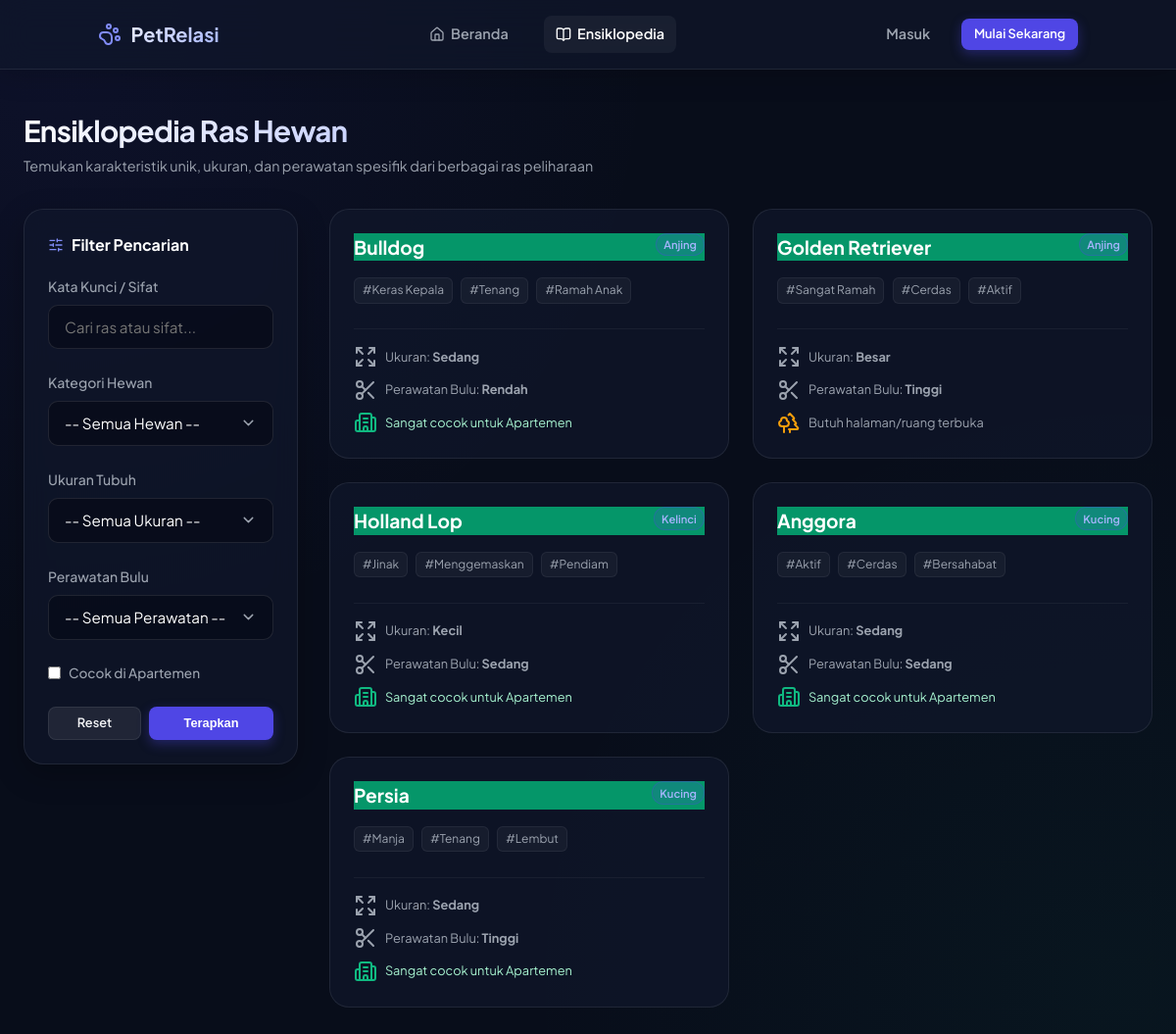
/ensiklopedia.php, run on the app's committed database.
### tables this page shows
CREATE TABLE `ras` (
  `id_ras` int(11) NOT NULL AUTO_INCREMENT,
  `nama_ras` varchar(100) NOT NULL,
  `id_jenis` int(11) NOT NULL,
  `sifat` varchar(255) DEFAULT NULL,
  `ukuran` varchar(50) DEFAULT NULL,
  `perawatan_bulu` varchar(50) DEFAULT NULL,
  `cocok_apartemen` tinyint(1) DEFAULT 0,
  PRIMARY KEY (`id_ras`),
  KEY `id_jenis` (`id_jenis`),
  CONSTRAINT `ras_ibfk_1` FOREIGN KEY (`id_jenis`) REFERENCES `jenis` (`id_jenis`) ON DELETE CASCADE
);

CREATE TABLE `jenis` (
  `id_jenis` int(11) NOT NULL AUTO_INCREMENT,
  `nama_jenis` varchar(100) NOT NULL,
  PRIMARY KEY (`id_jenis`)
);

### ensiklopedia.php (the view, shortened to what this page needs)
<?php
$is_logged_in = isset($_SESSION['user']);
$user_name = $is_logged_in ? $_SESSION['user']['nama_lengkap'] : '';
require_once 'config.php';
$search = isset($_GET['q']) ? trim($_GET['q']) : '';
$filter_apartemen = isset($_GET['cocok_apartemen']) ? 1 : '';
$params = [];
$where_sql = "";
try {
    $query = "SELECT r.*, j.nama_jenis
              FROM ras r
              JOIN jenis j ON r.id_jenis = j.id_jenis
              $where_sql
              ORDER BY j.nama_jenis ASC, r.nama_ras ASC";
    $stmt = $pdo->prepare($query);
    $stmt->execute($params);
    $ras_list = $stmt->fetchAll();
} catch (PDOException $e) {
    $ras_list = [];
    $error_msg = "Gagal memuat data ensiklopedia: " . $e->getMessage();
}
?>
<!DOCTYPE html>
<html lang="id">
<head>
    <link rel="stylesheet" href="style.css">
</head>
<body>
<nav class="main-navbar">
    <div class="nav-container">
        <a href="index.php" class="nav-brand">
            <i data-lucide="paw-print" style="width: 24px; height: 24px; color: #818cf8; vertical-align: middle;"></i> PetRelasi
        </a>
        <ul class="nav-menu">
            <li><a href="index.php" class="nav-link"><i data-lucide="home" style="width: 16px; height: 16px;"></i> Beranda</a></li>
            <li><a href="ensiklopedia.php" class="nav-link active"><i data-lucide="book-open" style="width: 16px; height: 16px;"></i> Ensiklopedia</a></li>
        </ul>
        <div class="nav-right">
            <?php if ($is_logged_in): ?>
                <a href="profile.php" class="nav-user" style="text-decoration: none;">
                    <span class="user-badge"><i data-lucide="user" style="width: 14px; height: 14px; display: inline; vertical-align: middle; margin-right: 4px;"></i><?= htmlspecialchars($user_name); ?></span>
                </a>
                <a href="logout.php" class="btn btn-logout btn-sm"><i data-lucide="log-out" style="width: 14px; height: 14px;"></i> Keluar</a>
            <?php else: ?>
                <a href="login.php" class="nav-link">Masuk</a>
                <a href="register.php" class="btn btn-primary btn-sm">Mulai Sekarang</a>
            <?php endif; ?>
        </div>
    </div>
</nav>
<div class="page-wrapper">
    <div class="container" style="max-width: 1200px;">
        <header>
            <div class="brand">
                <h1>Ensiklopedia Ras Hewan</h1>
                <p>Temukan karakteristik unik, ukuran, dan perawatan spesifik dari berbagai ras peliharaan</p>
            </div>
        </header>
        <div class="encyclopedia-layout">
            <div class="card filter-sidebar" style="padding: 1.5rem;">
                <h3 style="font-size: 1rem; font-weight: 700; color: #ffffff; margin-bottom: 1.25rem; display: flex; align-items: center; gap: 0.5rem;">
                    <i data-lucide="sliders-horizontal" style="width: 16px; height: 16px; color: #818cf8;"></i>
                    Filter Pencarian
                </h3>
                <form method="GET" action="ensiklopedia.php">
                    <div class="form-group">
                        <label for="q">Kata Kunci / Sifat</label>
                        <input type="text" id="q" name="q" class="form-control" placeholder="Cari ras atau sifat..." value="<?= htmlspecialchars($search); ?>">
                    </div>
                    <div class="form-group">
                        <label for="id_jenis">Kategori Hewan</label>
                        <select id="id_jenis" name="id_jenis" class="form-control" onchange="this.form.submit()">
                            <option value="">-- Semua Hewan --</option>
                        </select>
                    </div>
                    <div class="form-group">
                        <label for="ukuran">Ukuran Tubuh</label>
                        <select id="ukuran" name="ukuran" class="form-control" onchange="this.form.submit()">
                            <option value="">-- Semua Ukuran --</option>
                        </select>
                    </div>
                    <div class="form-group">
                        <label for="perawatan_bulu">Perawatan Bulu</label>
                        <select id="perawatan_bulu" name="perawatan_bulu" class="form-control" onchange="this.form.submit()">
                            <option value="">-- Semua Perawatan --</option>
                        </select>
                    </div>
                    <div class="form-group" style="display: flex; align-items: center; gap: 0.5rem; margin-top: 1.25rem;">
                        <input type="checkbox" id="cocok_apartemen" name="cocok_apartemen" value="1" <?= $filter_apartemen === 1 ? 'checked' : ''; ?> onchange="this.form.submit()" style="width: auto; cursor: pointer;">
                        <label for="cocok_apartemen" style="margin-bottom: 0; cursor: pointer; font-size: 0.85rem;">Cocok di Apartemen</label>
                    </div>
                    <div style="margin-top: 1.5rem; display: flex; gap: 0.5rem;">
                        <a href="ensiklopedia.php" class="btn btn-secondary btn-sm" style="flex: 1; text-align: center;">Reset</a>
                        <button type="submit" class="btn btn-primary btn-sm" style="flex: 1.5;">Terapkan</button>
                    </div>
                </form>
            </div>
            <div>
                <?php if (empty($ras_list)): ?>
                    <div class="card" style="text-align: center; padding: 4rem 2rem;">
                        <i data-lucide="search-code" style="width: 48px; height: 48px; color: var(--text-muted); margin: 0 auto 1rem auto; opacity: 0.4;"></i>
                        <h3 style="color: #ffffff; margin-bottom: 0.5rem;">Hasil tidak ditemukan</h3>
                        <p style="color: var(--text-secondary); font-size: 0.9rem;">Coba ubah kata kunci pencarian atau bersihkan filter Anda.</p>
                    </div>
                <?php else: ?>
                    <div class="breed-grid">
                        <?php foreach ($ras_list as $ras): ?>
                            <div class="breed-card">
                                <div>
                                    <div class="breed-header">
                                        <div class="breed-name"><?= htmlspecialchars($ras['nama_ras']); ?></div>
                                        <span class="badge badge-jenis" style="font-size: 0.7rem; padding: 0.15rem 0.45rem;">
                                            <?= htmlspecialchars($ras['nama_jenis']); ?>
                                        </span>
                                    </div>
                                    <div style="margin-top: 0.5rem;">
                                        <?php
                                        if (!empty($ras['sifat'])):
                                            $traits = explode(',', $ras['sifat']);
                                            foreach ($traits as $trait):
                                        ?>
                                            <span class="trait-tag">#<?= htmlspecialchars(trim($trait)); ?></span>
                                        <?php
                                            endforeach;
                                        else:
                                            echo '<span class="trait-tag" style="font-style: italic;">Sifat belum terdefinisi</span>';
                                        endif;
                                        ?>
                                    </div>
                                </div>
                                <div class="spec-list">
                                    <div class="spec-item">
                                        <i data-lucide="expand" title="Ukuran"></i>
                                        <span>Ukuran: <strong><?= htmlspecialchars($ras['ukuran'] ?? 'Sedang'); ?></strong></span>
                                    </div>
                                    <div class="spec-item">
                                        <i data-lucide="scissors" title="Perawatan"></i>
                                        <span>Perawatan Bulu: <strong><?= htmlspecialchars($ras['perawatan_bulu'] ?? 'Sedang'); ?></strong></span>
                                    </div>
                                    <div class="spec-item">
                                        <?php if (($ras['cocok_apartemen'] ?? 0) == 1): ?>
                                            <i data-lucide="building-2" style="color: #10b981;"></i>
                                            <span style="color: #a7f3d0;">Sangat cocok untuk Apartemen</span>
                                        <?php else: ?>
                                            <i data-lucide="trees" style="color: #f59e0b;"></i>
                                            <span>Butuh halaman/ruang terbuka</span>
                                        <?php endif; ?>
                                    </div>
                                </div>
                            </div>
                        <?php endforeach; ?>
                    </div>
                <?php endif; ?>
            </div>
        </div>
    </div>
</div>
</body>
</html>

### style.css (style rules this page uses)
:root { --bg-color: #080d1a; --card-bg: rgba(17, 24, 43, 0.7); --card-border: rgba(255, 255, 255, 0.08); --text-primary: #f3f4f6; --text-secondary: #9ca3af; --text-muted: #6b7280; --primary-color: #4f46e5; --primary-hover: #6366f1; --primary-glow: rgba(79, 70, 229, 0.35); --success-color: #10b981; --success-hover: #059669; --success-glow: rgba(16, 185, 129, 0.25); --danger-color: #ef4444; --danger-hover: #dc2626; --danger-glow: rgba(239, 68, 68, 0.25); --warning-color: #f59e0b; --input-bg: rgba(6, 9, 21, 0.6); --input-border: rgba(255, 255, 255, 0.1); --font-sans: 'Plus Jakarta Sans', system-ui, -apple-system, sans-serif; }
* { box-sizing: border-box; margin: 0; padding: 0; }
body { font-family: var(--font-sans); background-color: var(--bg-color); color: var(--text-primary); min-height: 100vh; padding: 0; background-image: radial-gradient(circle at 5% 5%, rgba(79, 70, 229, 0.08) 0%, transparent 40%), radial-gradient(circle at 95% 95%, rgba(16, 185, 129, 0.05) 0%, transparent 40%); background-attachment: fixed; line-height: 1.5; }
.page-wrapper { padding: 0 1.5rem 2rem 1.5rem; }
.container { max-width: 1000px; margin: 0 auto; }
header { display: flex; justify-content: space-between; align-items: center; margin-bottom: 2rem; }
.brand h1 { font-size: 1.85rem; font-weight: 700; letter-spacing: -0.025em; background: linear-gradient(135deg, #ffffff 0%, #a5b4fc 100%); -webkit-background-clip: text; -webkit-text-fill-color: transparent; }
.brand p { color: var(--text-secondary); font-size: 0.9rem; margin-top: 0.25rem; }
.card { background: var(--card-bg); backdrop-filter: blur(12px); -webkit-backdrop-filter: blur(12px); border: 1px solid var(--card-border); border-radius: 20px; padding: 2rem; box-shadow: 0 10px 30px rgba(0, 0, 0, 0.25); margin-bottom: 2rem; }
.btn { display: inline-flex; align-items: center; justify-content: center; gap: 0.5rem; padding: 0.625rem 1.25rem; font-weight: 600; font-size: 0.9rem; border-radius: 10px; border: none; cursor: pointer; text-decoration: none; transition: all 0.2s ease; }
.btn-primary { background: var(--primary-color); color: #ffffff; box-shadow: 0 4px 12px var(--primary-glow); }
.btn-secondary { background: rgba(255, 255, 255, 0.08); color: var(--text-primary); border: 1px solid rgba(255, 255, 255, 0.08); }
.btn-sm { padding: 0.4rem 0.8rem; font-size: 0.8rem; border-radius: 8px; }
.badge { display: inline-block; padding: 0.25rem 0.6rem; font-size: 0.75rem; font-weight: 600; border-radius: 30px; text-transform: capitalize; }
.badge-jenis { background: rgba(79, 70, 229, 0.15); color: #a5b4fc; border: 1px solid rgba(79, 70, 229, 0.3); }
.form-group { margin-bottom: 1.5rem; }
.form-group label { display: block; font-size: 0.875rem; font-weight: 500; color: var(--text-secondary); margin-bottom: 0.5rem; }
.form-control { width: 100%; background: var(--input-bg); border: 1px solid var(--input-border); border-radius: 10px; padding: 0.75rem 1rem; color: #ffffff; font-family: inherit; font-size: 0.95rem; transition: all 0.2s ease; }
select.form-control { appearance: none; -webkit-appearance: none; background-repeat: no-repeat; background-position: right 1rem center; background-size: 1.1em; }
.main-navbar { background: var(--card-bg); backdrop-filter: blur(16px); -webkit-backdrop-filter: blur(16px); border-bottom: 1px solid var(--card-border); padding: 1rem 1.5rem; position: sticky; top: 0; z-index: 100; margin-bottom: 2.5rem; box-shadow: 0 4px 30px rgba(0, 0, 0, 0.2); }
.nav-container { max-width: 1000px; margin: 0 auto; display: flex; justify-content: space-between; align-items: center; flex-wrap: wrap; gap: 1rem; }
.nav-brand { display: flex; align-items: center; gap: 0.6rem; color: #ffffff; text-decoration: none; font-weight: 700; font-size: 1.25rem; background: linear-gradient(135deg, #ffffff 0%, #a5b4fc 100%); -webkit-background-clip: text; -webkit-text-fill-color: transparent; transition: transform 0.2s; }
.nav-menu { display: flex; align-items: center; list-style: none; gap: 1.5rem; }
.nav-link { color: var(--text-secondary); text-decoration: none; font-size: 0.9rem; font-weight: 600; transition: all 0.2s ease; padding: 0.5rem 0.75rem; border-radius: 8px; display: flex; align-items: center; gap: 0.4rem; }
.nav-link:hover, .nav-link.active { color: #ffffff; background: rgba(255, 255, 255, 0.05); }
.nav-right { display: flex; align-items: center; gap: 1.25rem; }
.breed-header { background: #059669; }

### data on the page
ras: nama_ras "Bulldog", id_jenis.nama_jenis "Anjing", sifat "Keras Kepala", sifat "Tenang", sifat "Ramah Anak", ukuran "Sedang", perawatan_bulu "Rendah", cocok_apartemen 1 (drawn)
ras: nama_ras "Golden Retriever", id_jenis.nama_jenis "Anjing", sifat "Sangat Ramah", sifat "Cerdas", sifat "Aktif", ukuran "Besar", perawatan_bulu "Tinggi", cocok_apartemen 0 (drawn)
ras: nama_ras "Holland Lop", id_jenis.nama_jenis "Kelinci", sifat "Jinak", sifat "Menggemaskan", sifat "Pendiam", ukuran "Kecil", perawatan_bulu "Sedang", cocok_apartemen 1 (drawn)
ras: nama_ras "Anggora", id_jenis.nama_jenis "Kucing", sifat "Aktif", sifat "Cerdas", sifat "Bersahabat", ukuran "Sedang", perawatan_bulu "Sedang", cocok_apartemen 1 (drawn)
ras: nama_ras "Persia", id_jenis.nama_jenis "Kucing", sifat "Manja", sifat "Tenang", sifat "Lembut", ukuran "Sedang", perawatan_bulu "Tinggi", cocok_apartemen 1 (drawn)
